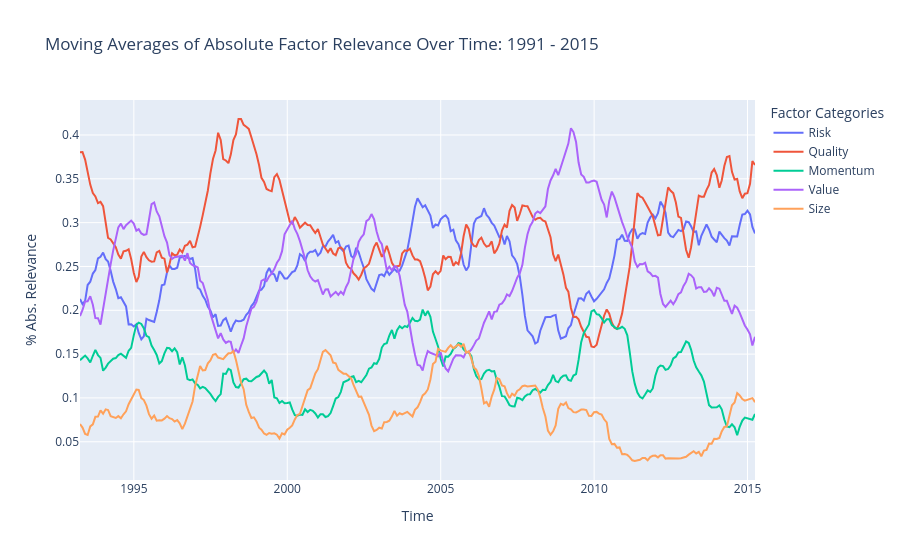
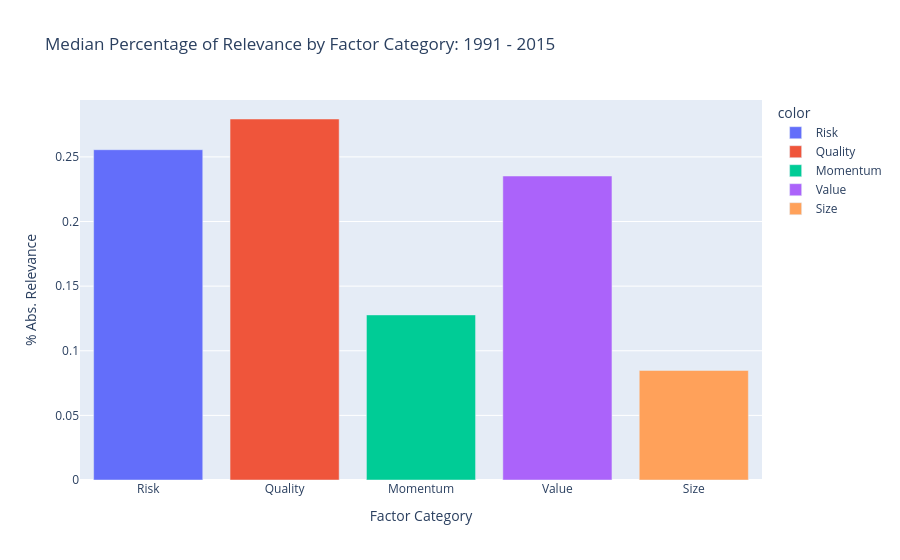

Notebook cell for these charts, in order:
### Markdown cell above
We observe that the 'Deep Recurrent Factor Model' exhibits a higher predictive performance in terms of MSE 
than the linear factor model. Interestingly, throughout the considered time-period (1991-07-31 - 2021-10-31), the relevance scores of the LSTM model suggest that Quality, Risk and Value are the most relevant features when predicting returns within that period. In the moving average plot above one can observe that the average factor relevance changes over time and does not stay constant. Keeping our highly sibjective factor choice into account, the factors size and momentum do not seem to take precedence over the the other factor. 

We look at the time-frame considered in the paper [*Deep Recurrent Factor Model: Interpretable Non-Linear and Time-Varying
Multi-Factor Model*](https://arxiv.org/pdf/1901.11493.pdf), i.e. from 1990-2015. Unfortunately, we only have access to data fram 1991 onwards, we will still make an attempt to analyse the same time frame in an effort to make some sort of comparison between the US and the Japanese stock market throughout this period.

### Code cell
# Create the figure
fig = go.Figure()

filtered_df = factor_ts_ma[factor_ts_ma.index <= '2015-03-31']

# Add traces for each column
for column in filtered_df.columns:
    fig.add_trace(go.Scatter(x=filtered_df.index, y=filtered_df[column],
                             mode='lines', name=column))

# Update layout and show the figure
fig.update_layout(
    title="Moving Averages of Absolute Factor Relevance Over Time: 1991 - 2015",
    xaxis_title="Time",
    yaxis_title="% Abs. Relevance",
    legend_title="Factor Categories"
)

fig.show()




fig = px.bar(
    x=["Risk", "Quality", "Momentum", "Value", "Size"],
    y=filtered_df.apply(np.median, axis=0),
    title='Median Percentage of Relevance by Factor Category: 1991 - 2015',
    color=["Risk", "Quality", "Momentum", "Value", "Size"]
    
)
fig.update_layout(
    xaxis_title = "Factor Category",
    yaxis_title = "% Abs. Relevance"
)
fig.show()

### Figure 1 — Plotly figure (JSON) as saved in the notebook; plotly's stock layout.template omitted (floating-point values rounded to 4 significant figures; data arrays with more than 128 entries replaced by an {"elided": "..."} marker saying what was removed)
{"data": [{"mode": "lines", "name": "Risk", "type": "scatter", "x": {"elided": "265 str values"}, "y": {"elided": "265 float values"}}, {"mode": "lines", "name": "Quality", "type": "scatter", "x": {"elided": "265 str values"}, "y": {"elided": "265 float values"}}, {"mode": "lines", "name": "Momentum", "type": "scatter", "x": {"elided": "265 str values"}, "y": {"elided": "265 float values"}}, {"mode": "lines", "name": "Value", "type": "scatter", "x": {"elided": "265 str values"}, "y": {"elided": "265 float values"}}, {"mode": "lines", "name": "Size", "type": "scatter", "x": {"elided": "265 str values"}, "y": {"elided": "265 float values"}}], "layout": {"legend": {"title": {"text": "Factor Categories"}}, "title": {"text": "Moving Averages of Absolute Factor Relevance Over Time: 1991 - 2015"}, "xaxis": {"title": {"text": "Time"}}, "yaxis": {"title": {"text": "% Abs. Relevance"}}}}

### Figure 2 — Plotly figure (JSON) as saved in the notebook; plotly's stock layout.template omitted (floating-point values rounded to 4 significant figures)
{"data": [{"hovertemplate": "color=Risk<br>x=%{x}<br>y=%{y}<extra></extra>", "legendgroup": "Risk", "marker": {"color": "#636efa", "pattern": {"shape": ""}}, "name": "Risk", "orientation": "v", "showlegend": true, "textposition": "auto", "type": "bar", "x": ["Risk"], "xaxis": "x", "y": [0.2555], "yaxis": "y"}, {"hovertemplate": "color=Quality<br>x=%{x}<br>y=%{y}<extra></extra>", "legendgroup": "Quality", "marker": {"color": "#EF553B", "pattern": {"shape": ""}}, "name": "Quality", "orientation": "v", "showlegend": true, "textposition": "auto", "type": "bar", "x": ["Quality"], "xaxis": "x", "y": [0.2793], "yaxis": "y"}, {"hovertemplate": "color=Momentum<br>x=%{x}<br>y=%{y}<extra></extra>", "legendgroup": "Momentum", "marker": {"color": "#00cc96", "pattern": {"shape": ""}}, "name": "Momentum", "orientation": "v", "showlegend": true, "textposition": "auto", "type": "bar", "x": ["Momentum"], "xaxis": "x", "y": [0.1277], "yaxis": "y"}, {"hovertemplate": "color=Value<br>x=%{x}<br>y=%{y}<extra></extra>", "legendgroup": "Value", "marker": {"color": "#ab63fa", "pattern": {"shape": ""}}, "name": "Value", "orientation": "v", "showlegend": true, "textposition": "auto", "type": "bar", "x": ["Value"], "xaxis": "x", "y": [0.2352], "yaxis": "y"}, {"hovertemplate": "color=Size<br>x=%{x}<br>y=%{y}<extra></extra>", "legendgroup": "Size", "marker": {"color": "#FFA15A", "pattern": {"shape": ""}}, "name": "Size", "orientation": "v", "showlegend": true, "textposition": "auto", "type": "bar", "x": ["Size"], "xaxis": "x", "y": [0.08476], "yaxis": "y"}], "layout": {"barmode": "relative", "legend": {"title": {"text": "color"}, "tracegroupgap": 0}, "title": {"text": "Median Percentage of Relevance by Factor Category: 1991 - 2015"}, "xaxis": {"anchor": "y", "domain": [0.0, 1.0], "title": {"text": "Factor Category"}}, "yaxis": {"anchor": "x", "domain": [0.0, 1.0], "title": {"text": "% Abs. Relevance"}}}}
